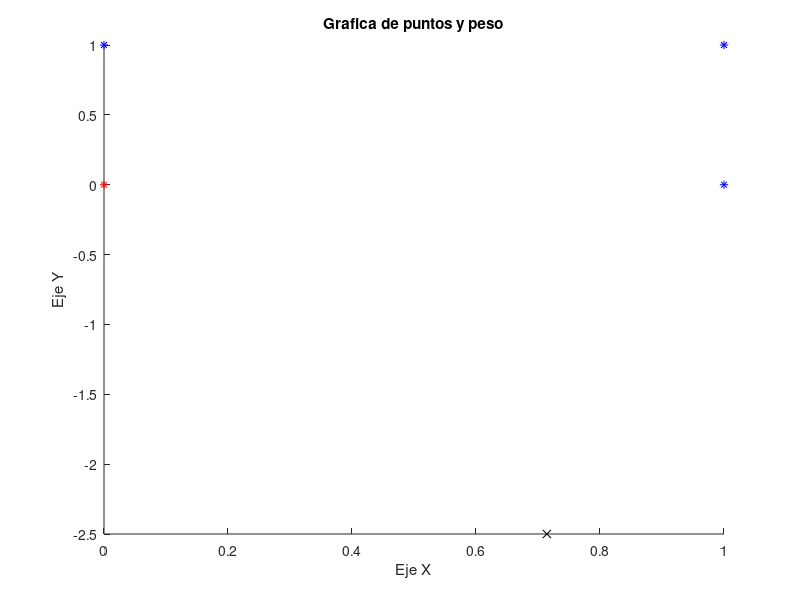

This chart was generated by the following MATLAB code: (Note: this script raises an error after producing the figure.)

clear all; clc;
disp('DATOS DE ENTRADA')
%Declaracion de patrones
p1 = [0;0];
p2 = [0;1];
p3 = [1;0];
p4 = [1;1];
P = {p1,p2,p3,p4};
Pi=[p1 p2 p3 p4]
%Salida
T = [0 1 1 1]
%Peso, Ganancia y aprendizaje iniciales
w = [-0.7 0.2];
b =  0.5;
W = {w};
B={b};
alp = 0.5;

%Graficar puntos
hold on;

for i = 1: size(P,2)
   
    if(T(i)>0)
        plot(P{i}(1),P{i}(2),'*b');
    else
        plot(P{i}(1),P{i}(2),'*r');
    end
end

%impresion de valores iniciales
xi = -b/w(1);
yi = -b/w(2);
disp('Inicio:');
fprintf('Ganancia: %f\n',b);
fprintf('Peso: [%f %f]\n',w);
fprintf('X(0)= %f ,Y(0)=%f\n',xi,yi);
plot(xi,yi,'xblack');



title('Grafica de puntos y peso');
xlabel('Eje X');
ylabel('Eje Y');
j = 1;


for n = 1: 100
    fprintf('Iteracion %d\n',n);
    cont = 0;
    for i = 1 : size(P,2)
        fprintf('Patron %d\n',i);
        ai = hardlim(w*P{i}+b);
        r=w*P{i}+b
        fprintf('a(%d)= %f\n',i,ai);
        ei = T(i) - ai;
        fprintf('e(%d) = %f\n',i,ei);
        if(ei ~= 0)
           disp('Ajuste:');
           W{j+1} =  w+(2*alp*ei*P{i})';
           fprintf('w(%d) = [%f %f] \n',i,W{j+1});
           B{j+1} = b + 2*alp*ei;
           fprintf('b(%d)= %f\n',i,B{j+1});
           j = j + 1;
        else
            cont = cont + 1;
        end
        
        w = W{j};
        b = B{j};
        disp('------------------');
    end
    
   
    
    fprintf('Ganancia: %f\n',b);
    fprintf('Peso: [%f %f]\n', w);
    xi = -b/w(1);
    yi = -b/w(2);
    fprintf('X(%d)= %f ,Y(%d)=%f\n',n,xi,n,yi);
    plot(xi,yi,'xblack');

    if(cont==size(P,2))
        x = -10:0.1:10;
        y = -w(1)*x/w(2) - b/w(2);
        plot(x,y,'black');
    
        break;
    end
   disp('________________________________________________'); 
end
hold off;
